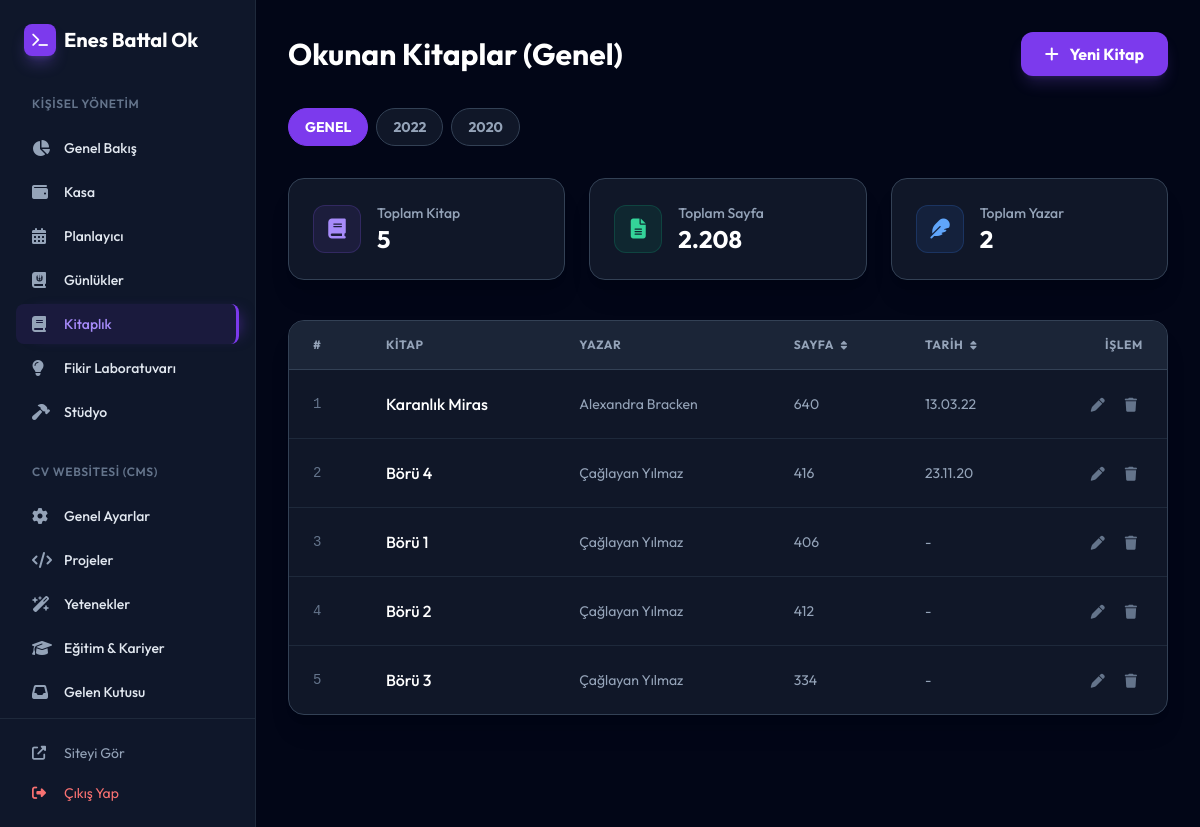
Screenshot of /admin/books (signed in) with the database file from the repository.
### models.py (models this page shows)
class Kitap(db.Model):
    id = db.Column(db.Integer, primary_key=True)
    kitap_adi = db.Column(db.String(200), nullable=False)
    yazar = db.Column(db.String(150))
    sayfa_sayisi = db.Column(db.Integer)
    okunma_tarihi = db.Column(db.DateTime)

### main.py (the view)
    @app.route('/admin/books')
    @login_required
    def admin_books():
        secili_yil = request.args.get('yil')
        yillar_query = db.session.query(extract('year', Kitap.okunma_tarihi)).filter(Kitap.okunma_tarihi.isnot(None)).distinct().all()
        yillar = sorted([int(y[0]) for y in yillar_query if y[0] is not None], reverse=True)
        query = Kitap.query
        if secili_yil and secili_yil != 'genel':
            query = query.filter(extract('year', Kitap.okunma_tarihi) == int(secili_yil))
            secili_yil_display = secili_yil
        else:
            secili_yil_display = 'Genel'
            secili_yil = 'genel'
        kitaplar = query.order_by(Kitap.okunma_tarihi.desc()).all()
        toplam_kitap = len(kitaplar)
        toplam_sayfa = sum(kitap.sayfa_sayisi for kitap in kitaplar if kitap.sayfa_sayisi)
        toplam_yazar = len(set([kitap.yazar for kitap in kitaplar if kitap.yazar]))
        return render_template('admin_books.html', books=kitaplar, toplam_kitap=toplam_kitap, toplam_sayfa=toplam_sayfa, toplam_yazar=toplam_yazar, yillar=yillar, secili_yil=secili_yil, secili_yil_display=secili_yil_display)

### templates/admin_books.html (shortened to what this page needs)
{% extends "admin_base.html" %}
{% block content %}
<div class="pb-20">
    <div class="flex flex-col sm:flex-row items-center justify-between mb-8 gap-4">
        <h1 class="text-2xl sm:text-3xl font-bold text-white">Okunan Kitaplar ({{ secili_yil_display }})</h1>
        <button onclick="openModal()" class="w-full sm:w-auto px-6 py-2.5 bg-violet-600 hover:bg-violet-700 text-white font-bold rounded-xl transition-all shadow-lg shadow-violet-500/20 transform hover:scale-105">
            <i class="fas fa-plus mr-2"></i> Yeni Kitap
        </button>
    </div>
    <div class="flex gap-2 mb-6 pb-2 overflow-x-auto no-scrollbar">
        <a href="{{ url_for('admin_books', yil='genel') }}"
           class="px-4 py-2 rounded-full text-sm font-bold border transition-all whitespace-nowrap
           {% if secili_yil == 'genel' %}bg-violet-600 border-violet-600 text-white{% else %}bg-slate-800/50 border-slate-700 text-slate-400 hover:border-violet-500{% endif %}">
            GENEL
        </a>
        {% for y in yillar %}
        <a href="{{ url_for('admin_books', yil=y) }}"
           class="px-4 py-2 rounded-full text-sm font-bold border transition-all whitespace-nowrap
           {% if secili_yil|string == y|string %}bg-violet-600 border-violet-600 text-white{% else %}bg-slate-800/50 border-slate-700 text-slate-400 hover:border-violet-500{% endif %}">
            {{ y }}
        </a>
        {% endfor %}
    </div>
    <div class="grid grid-cols-1 sm:grid-cols-2 lg:grid-cols-3 gap-4 sm:gap-6 mb-10">
        <div class="bg-slate-800/50 p-6 rounded-2xl border border-slate-700 shadow-xl flex items-center gap-4">
            <div class="w-12 h-12 bg-violet-500/10 rounded-xl flex items-center justify-center border border-violet-500/20">
                <i class="fas fa-book text-violet-400 text-xl"></i>
            </div>
            <div>
                <p class="text-slate-400 text-sm font-medium">Toplam Kitap</p>
                <h3 class="text-2xl font-bold text-white">{{ toplam_kitap }}</h3>
            </div>
        </div>
        <div class="bg-slate-800/50 p-6 rounded-2xl border border-slate-700 shadow-xl flex items-center gap-4">
            <div class="w-12 h-12 bg-emerald-500/10 rounded-xl flex items-center justify-center border border-emerald-500/20">
                <i class="fas fa-file-lines text-emerald-400 text-xl"></i>
            </div>
            <div>
                <p class="text-slate-400 text-sm font-medium">Toplam Sayfa</p>
                <h3 class="text-2xl font-bold text-white">{{ "{:,}".format(toplam_sayfa).replace(',', '.') }}</h3>
            </div>
        </div>
        <div class="bg-slate-800/50 p-6 rounded-2xl border border-slate-700 shadow-xl flex items-center gap-4">
            <div class="w-12 h-12 bg-blue-500/10 rounded-xl flex items-center justify-center border border-blue-500/20">
                <i class="fas fa-feather text-blue-400 text-xl"></i>
            </div>
            <div>
                <p class="text-slate-400 text-sm font-medium">Toplam Yazar</p>
                <h3 class="text-2xl font-bold text-white">{{ toplam_yazar }}</h3>
            </div>
        </div>
    </div>
    <div class="bg-slate-800/50 rounded-xl sm:rounded-2xl border border-slate-700 shadow-xl overflow-hidden">
        <div class="table-responsive">
            <table id="booksTable" class="w-full text-left">
                <thead>
                    <tr class="bg-slate-800/80 border-b border-slate-700">
                        <th class="px-4 sm:px-6 py-3 sm:py-4 text-[10px] sm:text-xs font-bold text-slate-400 uppercase tracking-wider">#</th>
                        <th class="px-4 sm:px-6 py-3 sm:py-4 text-[10px] sm:text-xs font-bold text-slate-400 uppercase tracking-wider">Kitap</th>
                        <th class="px-4 sm:px-6 py-3 sm:py-4 text-[10px] sm:text-xs font-bold text-slate-400 uppercase tracking-wider hidden sm:table-cell">Yazar</th>
                        <th class="px-4 sm:px-6 py-3 sm:py-4 text-[10px] sm:text-xs font-bold text-slate-400 uppercase tracking-wider cursor-pointer hover:text-violet-400 transition-colors" onclick="sortTable('sayfa')">
                            Sayfa <i class="fas fa-sort text-[10px] ml-1"></i>
                        </th>
                        <th class="px-4 sm:px-6 py-3 sm:py-4 text-[10px] sm:text-xs font-bold text-slate-400 uppercase tracking-wider cursor-pointer hover:text-violet-400 transition-colors" onclick="sortTable('tarih')">
                            Tarih <i class="fas fa-sort text-[10px] ml-1"></i>
                        </th>
                        <th class="px-4 sm:px-6 py-3 sm:py-4 text-[10px] sm:text-xs font-bold text-slate-400 uppercase tracking-wider text-right">İşlem</th>
                    </tr>
                </thead>
                <tbody class="divide-y divide-slate-800">
                    {% for book in books %}
                    <tr class="hover:bg-slate-800/50 transition-colors" data-book-id="{{ book.id }}">
                        <td class="px-4 sm:px-6 py-3 sm:py-4 text-slate-500 font-mono text-[10px] sm:text-sm">{{ loop.index }}</td>
                        <td class="px-4 sm:px-6 py-3 sm:py-4">
                            <div class="text-white font-medium text-sm sm:text-base">{{ book.kitap_adi }}</div>
                        </td>
                        <td class="px-4 sm:px-6 py-3 sm:py-4 text-slate-400 text-sm hidden sm:table-cell">{{ book.yazar or '-' }}</td>
                        <td class="px-4 sm:px-6 py-3 sm:py-4 text-slate-400 text-sm" data-sayfa="{{ book.sayfa_sayisi or 0 }}">{{ book.sayfa_sayisi or '-' }}</td>
                        <td class="px-4 sm:px-6 py-3 sm:py-4 text-slate-400 text-[10px] sm:text-sm" data-date="{{ book.okunma_tarihi.strftime('%Y-%m-%d') if book.okunma_tarihi else '' }}">{{ book.okunma_tarihi.strftime('%d.%m.%y') if book.okunma_tarihi else '-' }}</td>
                        <td class="px-4 sm:px-6 py-3 sm:py-4 text-right">
                            <div class="flex justify-end gap-1 sm:gap-2">
                                <button onclick="openEditModal({{ book.id }}, '{{ book.kitap_adi }}', '{{ book.yazar or '' }}', {{ book.sayfa_sayisi or 0 }}, '{{ book.okunma_tarihi.strftime('%Y-%m-%d') if book.okunma_tarihi else '' }}')" class="text-slate-500 hover:text-blue-400 transition-colors p-1.5 rounded hover:bg-slate-700/30">
                                    <i class="fas fa-pen text-xs sm:text-sm"></i>
                                </button>
                                <a href="{{ url_for('delete_book', id=book.id) }}" onclick="return confirm('Bu kitabı silmek istediğinize emin misiniz?')" class="text-slate-500 hover:text-red-500 transition-colors p-1.5 rounded hover:bg-slate-700/30">
                                    <i class="fas fa-trash text-xs sm:text-sm"></i>
                                </a>
                            </div>
                        </td>
                    </tr>
                    {% endfor %}
                </tbody>
            </table>
        </div>
    </div>
</div>
{% endblock %}

### templates/admin_base.html (style rules this page uses)
body { font-family: 'Outfit', sans-serif; }
.table-responsive { display: block; width: 100%; overflow-x: auto; -webkit-overflow-scrolling: touch; }

### templates/admin_books.html (style rules this page uses)
.no-scrollbar { -ms-overflow-style: none; scrollbar-width: none; }

### rows the page displays
Kitap: kitap_adi "Karanlık Miras", yazar "Alexandra Bracken", sayfa_sayisi "640", okunma_tarihi "13.03.22"
Kitap: kitap_adi "Börü 4", yazar "Çağlayan Yılmaz", sayfa_sayisi "416", okunma_tarihi "23.11.20"
Kitap: kitap_adi "Börü 1", yazar "Çağlayan Yılmaz", sayfa_sayisi "406", okunma_tarihi "-"
Kitap: kitap_adi "Börü 2", yazar "Çağlayan Yılmaz", sayfa_sayisi "412", okunma_tarihi "-"
Kitap: kitap_adi "Börü 3", yazar "Çağlayan Yılmaz", sayfa_sayisi "334", okunma_tarihi "-"

### other values shown
{{ secili_yil_display }} "Genel"
{{ y }} "2022" "2020"
{{ toplam_kitap }} "5"
{{ "{:,}".format(toplam_sayfa).replace(',', '.') }} "2.208"
{{ toplam_yazar }} "2"
